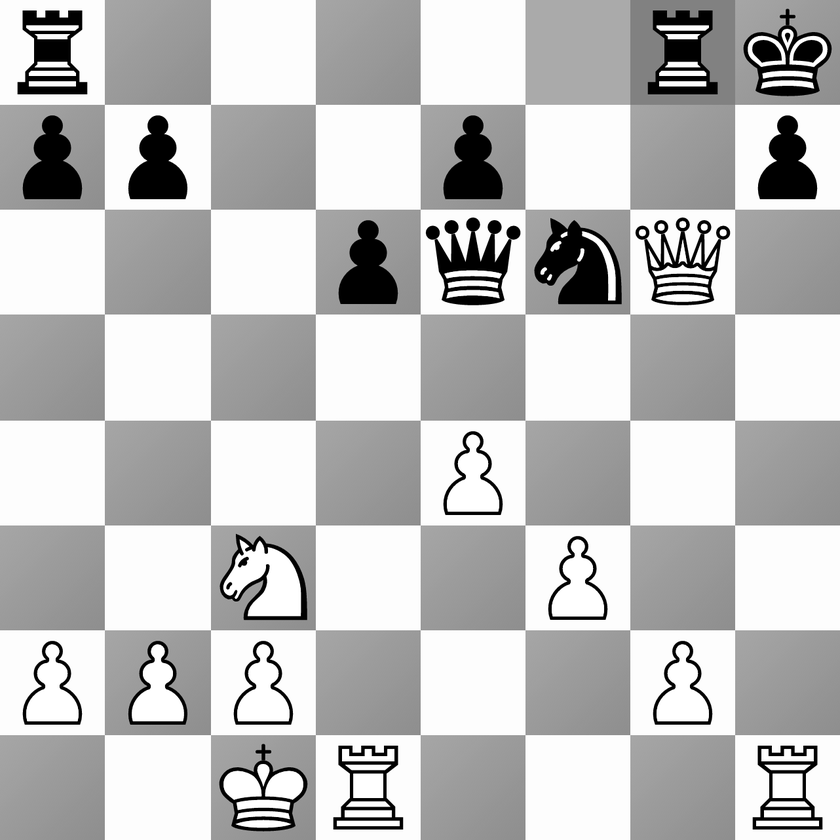
#> input picture outboard.png, 840 x 840 px, shrunk from 1282 x 1282 before the run
$ python -i color.py   (imports and definitions only)
#> lines starting #> are read from the running program, lines starting #| are printed output that depends on the picture; after the words box and inside, x2 and y2 are one past the last pixel; in counts of white or black regions, pixels touching at a corner belong together
#> further down, picture is the input picture: shape (840, 840, 3); min 0, max 255, mean 189.9
import cv2
import numpy as np
import imutils

def getTargetField( img_board ):
    imgray = cv2.cvtColor(img_board,cv2.COLOR_BGR2GRAY)
    contours, _ = cv2.findContours(imgray,cv2.RETR_EXTERNAL,cv2.CHAIN_APPROX_SIMPLE)
#> contours = [[[0, 0], [0, 839], [839, 839], [839, 0]]]
    #print 'Found %d contours' % (len(contours))
    # find board
    max_area = 0
    best_cnt = None
    for cnt in contours:
        area = cv2.contourArea(cnt)
        if area > 1000:
            if area > max_area:
                max_area = area
                best_cnt = cnt
#> this loop made 1 pass
#> (area, max_area, best_cnt) on pass 1: (703921, 703921, [[0, 0], [0, 839], [839, 839], [839, 0]])
#> after the loop, max_area = 703921

    mask = np.zeros((img_board.shape),np.uint8)
    cv2.drawContours(mask,[best_cnt],0,255,-1)
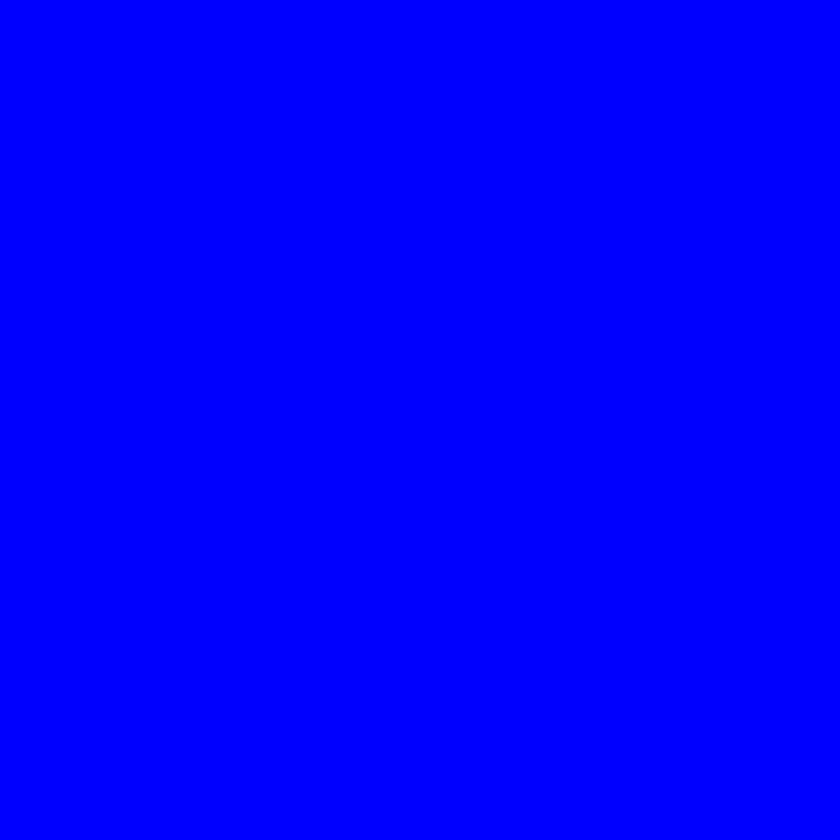
#> mask: shape (840, 840, 3); mean of channels 0, 1, 2 255, 0, 0; drawn as B, G, R
    cv2.drawContours(mask,[best_cnt],0,0,2)
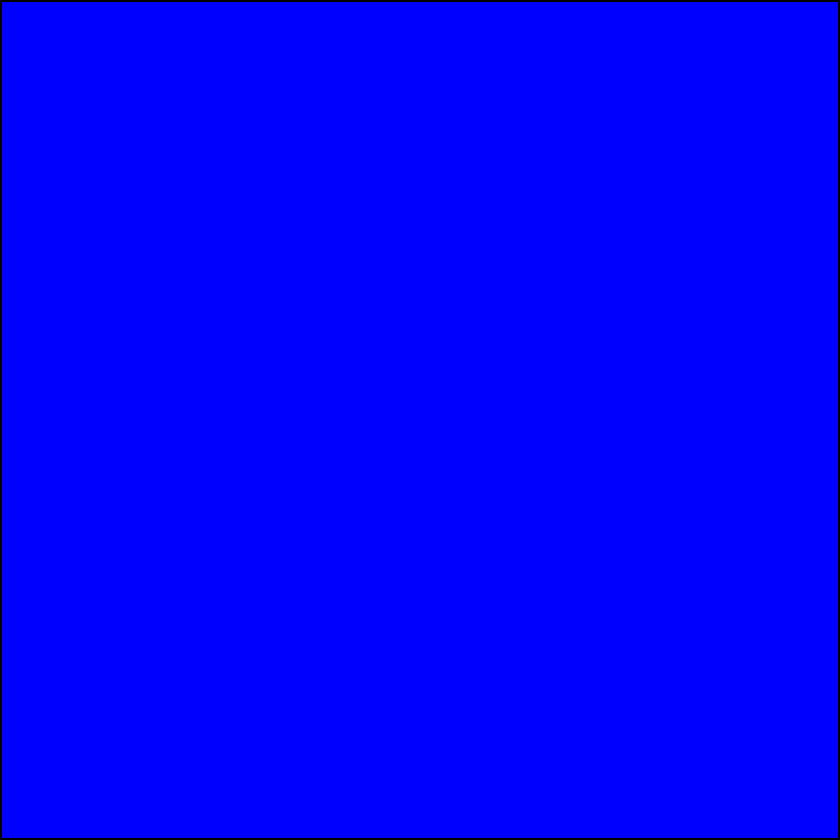
#> mask: shape (840, 840, 3); 0.95% of pixels changed, all inside (x1, y1, x2, y2) = (0, 0, 840, 840); drawn as B, G, R
    res = cv2.bitwise_and(img_board,mask)
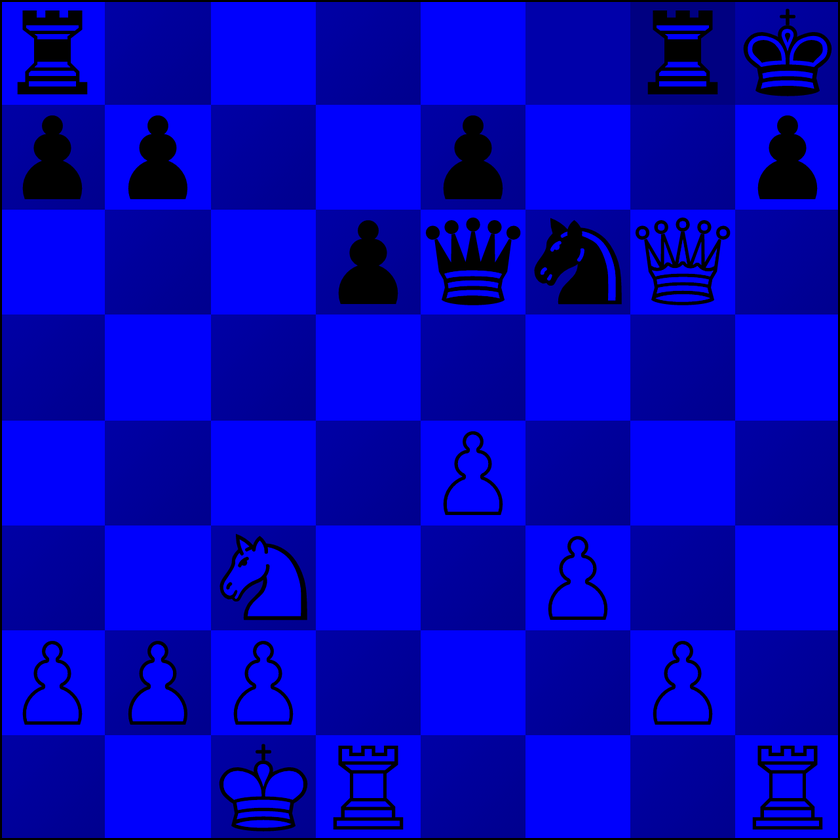
#> res: shape (840, 840, 3); mean B, G, R 188, 0, 0
    #cv2.imwrite('detectedtarget.png',res)

    return res, cv2.boundingRect(best_cnt)

def detectTargetField( img_rgb):
    lower = np.array([250, 120, 80], dtype="uint8")
    upper = np.array([255, 135, 90], dtype="uint8")

    mask = cv2.inRange(img_rgb, lower, upper)
    #cv2.imwrite('mask.png',mask)
    output = cv2.bitwise_and(img_rgb, img_rgb, mask = mask)

    return getTargetField( output )

# [11 lines not run here, left out]

>>> import cv2
>>> picture = cv2.imread('outboard.png')
>>> result = getTargetField(picture)
